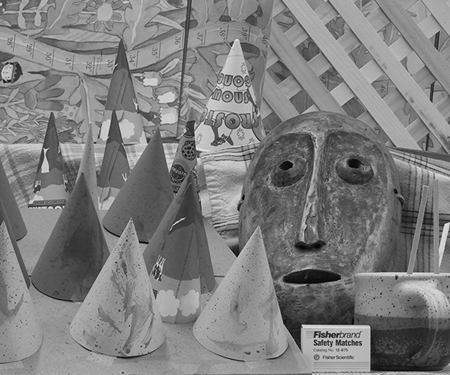
%> input picture lab_e/middlebury.png, 450 x 375 px
$ octave newSecondsection.m   (GNU Octave 9; MATLAB toolbox functions it lacks are replaced by stand-ins)
%> lines starting %> are read from the running program, lines starting %| are printed output that depends on the picture

im = double(imread('middlebury.png')); % Choose you image here!
%> im: size 375x450 double; min 0, max 235, mean 125.7; mean of the top-left, top-right, bottom-left and bottom-right quarters 134.5, 130.7, 125.9, 111.7
M = 6;

N = 8;
A = im2col(im,[N N],'distinct');
size(A)
%> ans = [64 2679]

C = A*A';
[e l] = eig(C);
[PM p] = sort(diag(l),'descend');
%> PM = 64 values, max 2.82e+09 at index 1, min 14223 at index 64, mean 45452431.1; p = 64 values, max 64 at index 1, min 1 at index 64, mean 32.5
PC = e(:,p);

[PC S] = svd(A);
PM = diag(S);
%> PM = 64 values, max 53061.5 at index 1, min 119.3 at index 64, mean 1668

figure(11);
subplot(2,1,1);plot(PM,'o');
subplot(2,1,2);plot(log(PM),'o');
figure(12);colormap('gray');
for M=1:6
c=PC(:,1:M)'*A; %Compute coordinates from blocks
Arec=PC(:,1:M)*c; %Reconstruct blocks from coordinates
imrec=col2im(Arec,[N N],size(im),'distinct'); %Reshape into image
subplot(2,3,M);imagesc(imrec);axis('off'); %Display image
title(sprintf('%d principal components',M)); %Set title
end
%Choose at least 4 different images and investigate
% how many principal components you would like to use to make a reasonable representation of the image.
% Which images and how many components?
% Sol: 5 or 6 PC maybe requried , depends on the image and what the picture
% needs, sunce fingerprint needs patterns and clear markings
%In which part of an image do you obtain a good representation of the original image,
% and where is it not as good?
%sol: details of the image are bad , but the overall picture is better.
%The image middlebury contains a white box with some text on it.
% How many principal components are needed in order to represent
% an image where you can read the text? Is this number something can you
% can derive from the distribution of principal magnitudes?
%Sol:no we cant see the text .it is based on the
%%
figure(12);colormap('gray');
c=PC(:,1:M)'*A;    %Compute coordinates from blocks
Arec=PC(:,1:M)*c;  %Reconstruct blocks from coordinates
imrec=col2im(Arec,[N N],size(im),'distinct');  %Reshape into image
imagesc(imrec);axis('off');     %Display image

%%
figure(12);colormap('gray');
for M=1:6,
c=PC(:,1:M)'*A; %Compute coordinates from blocks
Arec=PC(:,1:M)*c; %Reconstruct blocks from coordinates
imrec=col2im(Arec,[N N],size(im),'distinct'); %Reshape into image
subplot(2,3,M);imagesc(imrec);axis('off'); %Display image
title(sprintf('%d principal components',M)); %Set title
end
%%


im = double(imread('boat.png')); % Choose you image here!
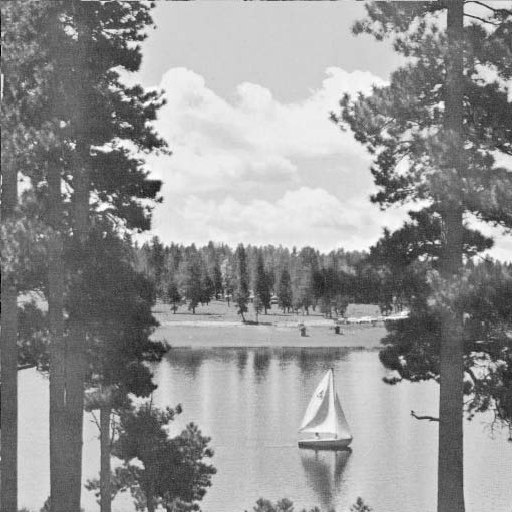
%> input picture lab_e/boat.png, 512 x 512 px
%> im: size 512x512 double; min 0, max 255, mean 148.6; mean of the top-left, top-right, bottom-left and bottom-right quarters 154.2, 168, 127.8, 144.3

figure(13);colormap('gray');
A = im2col(im,[N N],'distinct');
c=PC(:,1:M)'*A;    %Compute coordinates from blocks
Arec=PC(:,1:M)*c;  %Reconstruct blocks from coordinates
imrec=col2im(Arec,[N N],size(im),'distinct');  %Reshape into image
%> imrec: size 512x512 double
imagesc(imrec);axis('off');     %Display image

% ANSWER: There is nott a signifficant different. The six first principal
% vectors are lways almost the same

%%
% 3.1

figure(14);colormap('gray');
for cnt=1:6,
subplot(2,3,cnt);h=mesh(reshape(PC(:,cnt),N,N));
set(h,'edgecolor','black');axis([1 N 1 N -0.5 0.5]);
title(sprintf('principal component %d',cnt));
end

% Can you characterize the principal components in some simple way?
%Sol:lower N better im quality but more block -> more data, they are
%orthonormal,1st one might be line,2nd is the curve
%Is there a significant difference in the quality of the reconstruction compared to when the principal
% components comes from the same image? Why?
% Sol:here is nott a signifficant different. The six first principal
% vectors are always almost the same.Pc1 contain so much that
% ??????????????????12 is better substitute for 6

%% 3.2 Changing the block size

im_boat = double(imread('boat.png')); % Choose you image here!
%image_rep(im_boat, 20,16)
% What is the significant difference when the block size changes? Why?
% Sol: lower N better im quality but more block -> more data
%How many components do you need for block size 16 × 16
% in order to get the same quality in the reconstruction as with 6 components with block size 8 × 8? Explain why.
% ANSWER: 18 is almost equalt to 8. when the blocksize is 16x16.
% Larger pixel blocks -> fewer blocks higher order principal components needed for the same detail
%


%% 3.3  PCA of synthetic images

im = double(imread('ploop.png')); % Choose you image here!
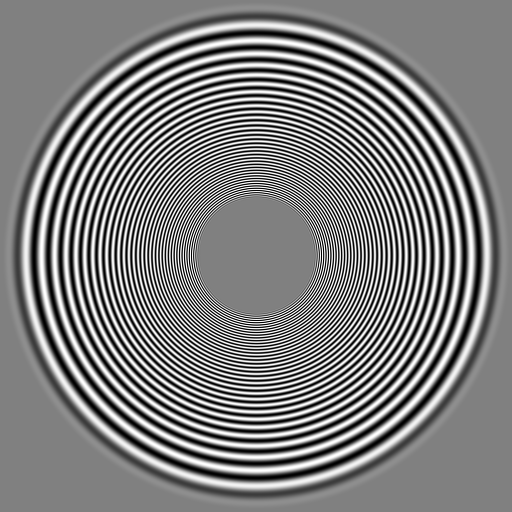
%> input picture lab_e/ploop.png, 512 x 512 px
%> im: size 512x512 double; min 0, max 255, mean 127.5; mean of the top-left, top-right, bottom-left and bottom-right quarters 127.5, 127.5, 127.5, 127.5
M = 64;

N = 8;
A = im2col(im,[N N],'distinct');
size(A)
%> ans = [64 4096]

C = A*A';
[e l] = eig(C);
[PM p] = sort(diag(l),'descend');
%> PM = 64 values, max 4.44e+09 at index 1, min 1229.5 at index 64, mean 87451501.3
PC = e(:,p);

[PC S] = svd(A);
PM = diag(S);
%> PM = 64 values, max 66599 at index 1, min 35.06 at index 64, mean 4088.3

figure(15);
subplot(2,1,1);plot(PM,'o');
subplot(2,1,2);plot(log(PM),'o');

figure(16);colormap('gray');
for M=1:6,
c=PC(:,1:M)'*A;    %Compute coordinates from blocks
Arec=PC(:,1:M)*c;  %Reconstruct blocks from coordinates
imrec=col2im(Arec,[N N],size(im),'distinct');  %Reshape into image
subplot(2,3,M);imagesc(imrec);axis('off'); %Display image
title(sprintf('%d principal components',M)); %Set title
end
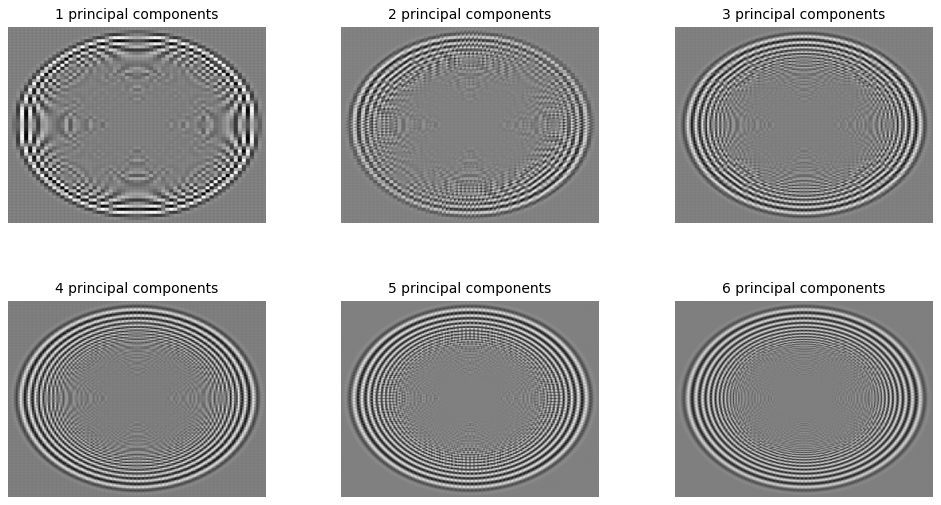
%> figure redrawn from the program's plot data, 6 panels


figure(17);colormap('gray');
for cnt=1:6,
subplot(2,3,cnt);h=mesh(reshape(PC(:,cnt),N,N));
set(h,'edgecolor','black');axis([1 N 1 N -0.5 0.5]);
title(sprintf('principal component %d',cnt));
end

%QUESTION: Is there any qualitative difference between the principal components and
% principal values derived from this image compared to those derived from natural images?
% ANSER: Yes there is a significant differance in the principal components
% and principal values between ploop and the natural images.

%Question :Is the reconstruction reasonably good? Explain why.
% ANSWER: No, the recunstruction is not good at all. Princible components
% are not linear . the plot don't go down to zero.

%% Random image

im = rand(512,512);

M = 8;

N = 8;
A = im2col(im,[N N],'distinct');
size(A)

C = A*A';
[e l] = eig(C);
[PM p] = sort(diag(l),'descend');
PC = e(:,p);

%[PC S] = svd(A);
%PM = diag(S);

figure(18);
subplot(2,1,1);plot(PM,'o');
subplot(2,1,2);plot(log(PM),'o');

figure(19);colormap('gray');
c=PC(:,1:M)'*A;    %Compute coordinates from blocks
Arec=PC(:,1:M)*c;  %Reconstruct blocks from coordinates
imrec=col2im(Arec,[N N],size(im),'distinct');  %Reshape into image
imagesc(imrec);axis('off');     %Display image


figure(20);colormap('gray');
for cnt=1:6,
subplot(2,3,cnt);h=mesh(reshape(PC(:,cnt),N,N));
set(h,'edgecolor','black');axis([1 N 1 N -0.5 0.5]);
title(sprintf('principal component %d',cnt));
end
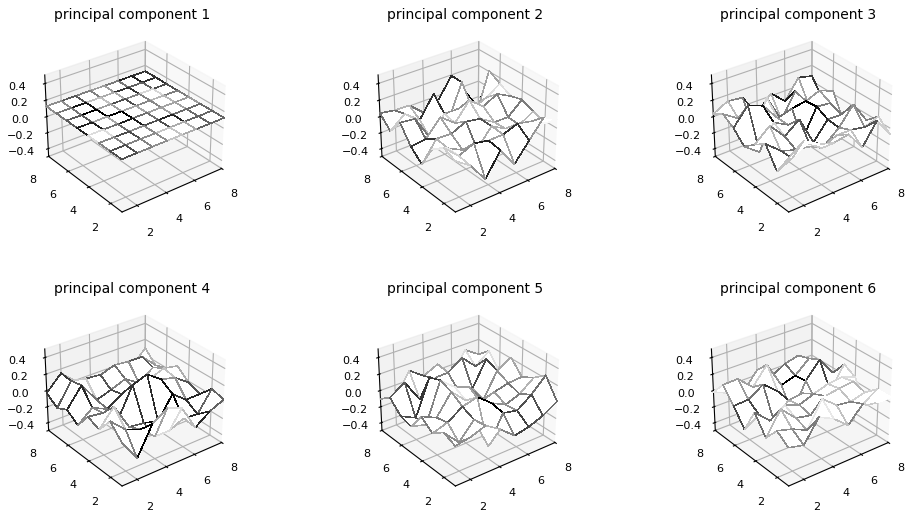
%> figure redrawn from the program's plot data, 6 panels

% Do they appear as your answer to preparatory exercise 7?

% ANSWER: Yes, there is no consistency, that's what we expected.
% What is the result?
%


%%

im = double(imread('boat.png')); % Choose you image here!

figure(21);colormap('gray');
A = im2col(im,[N N],'distinct');
c=PC(:,1:M)'*A;    %Compute coordinates from blocks
Arec=PC(:,1:M)*c;  %Reconstruct blocks from coordinates
imrec=col2im(Arec,[N N],size(im),'distinct');  %Reshape into image
imagesc(imrec);axis('off');     %Display image

% ANSWER: We can se what picture it is, but compared to how many M were
% needed previasly its bad.

%% Use nataural image to reconstruct rand image

im = double(imread('taxi.png')); % Choose you image here!
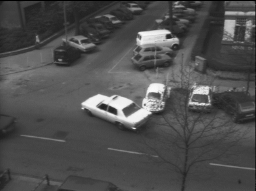
%> input picture lab_e/taxi.png, 256 x 191 px
%> im: size 191x256 double; min 0, max 250, mean 79.2; mean of the top-left, top-right, bottom-left and bottom-right quarters 73.7, 85.9, 81.3, 75.9
M = 8;

N = 8;
A = im2col(im,[N N],'distinct');
size(A)
%> ans = [64 768]

C = A*A';
[e l] = eig(C);
[PM p] = sort(diag(l),'descend');
%> PM = 64 values, max 352128468.5 at index 1, min 1370.7 at index 64, mean 5794955.4
PC = e(:,p);

[PC S] = svd(A);
PM = diag(S);
%> PM = 64 values, max 18765.1 at index 1, min 37.02 at index 64, mean 590.7

figure(22);
subplot(2,1,1);plot(PM,'o');
subplot(2,1,2);plot(log(PM),'o');
%> after `plot(log(PM),'o')`:
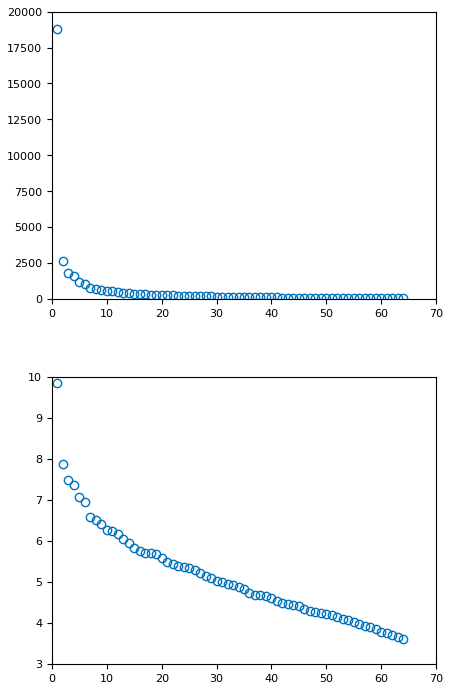
%> figure redrawn from the program's plot data, 2 panels; panel 1: highest point at x = 1, y = 18765.1; panel 2: highest point at x = 1, y = 9.84

figure(23);colormap('gray');
c=PC(:,1:M)'*A;    %Compute coordinates from blocks
Arec=PC(:,1:M)*c;  %Reconstruct blocks from coordinates
imrec=col2im(Arec,[N N],size(im),'distinct');  %Reshape into image
%> imrec: size 191x256 double
imagesc(imrec);axis('off');     %Display image


im = rand(512,512);

figure(24);colormap('gray');
A = im2col(im,[N N],'distinct');
c=PC(:,1:M)'*A;    %Compute coordinates from blocks
Arec=PC(:,1:M)*c;  %Reconstruct blocks from coordinates
imrec=col2im(Arec,[N N],size(im),'distinct');  %Reshape into image
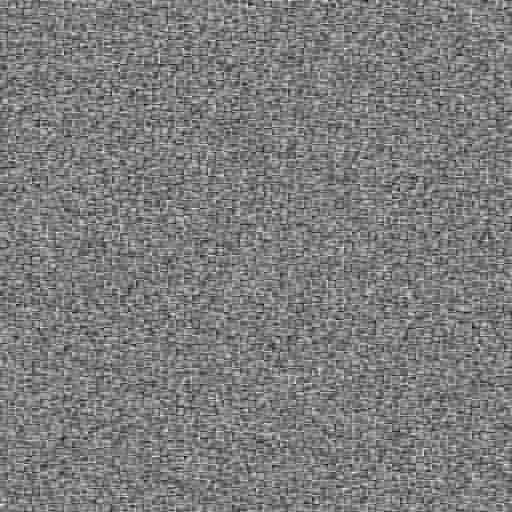
%> imrec: size 512x512 double; min -0.0126, max 1.03, mean 0.5; drawn with min black and max white
imagesc(imrec);axis('off');     %Display image
%What is the result? How is it different compared to the  original noise image?
% ANSWER: The previous image were more detailed.
